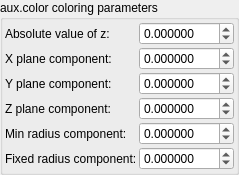
    <widget class="QGroupBox" name="groupBox_4">
     <property name="title">
      <string>aux.color coloring parameters</string>
     </property>
     <layout class="QGridLayout" name="gridLayout_5">
      <property name="leftMargin">
       <number>2</number>
      </property>
      <property name="topMargin">
       <number>2</number>
      </property>
      <property name="rightMargin">
       <number>2</number>
      </property>
      <property name="bottomMargin">
       <number>2</number>
      </property>
      <property name="spacing">
       <number>2</number>
      </property>
      <item row="0" column="0">
       <layout class="QGridLayout" name="gridLayout_4" columnstretch="0,1">
        <property name="spacing">
         <number>2</number>
        </property>
        <item row="4" column="0">
         <widget class="QLabel" name="label_28">
          <property name="text">
           <string>Min radius component:</string>
          </property>
         </widget>
        </item>
        <item row="2" column="0">
         <widget class="QLabel" name="label_26">
          <property name="text">
           <string>Y plane component:</string>
          </property>
         </widget>
        </item>
        <item row="1" column="1">
         <widget class="MyDoubleSpinBox" name="spinbox3_mandelbox_color_x">
          <property name="sizePolicy">
           <sizepolicy hsizetype="Minimum" vsizetype="Maximum">
            <horstretch>0</horstretch>
            <verstretch>0</verstretch>
           </sizepolicy>
          </property>
          <property name="prefix">
           <string/>
          </property>
          <property name="suffix">
           <string/>
          </property>
          <property name="decimals">
           <number>6</number>
          </property>
          <property name="minimum">
           <double>-100.000000000000000</double>
          </property>
          <property name="maximum">
           <double>100.000000000000000</double>
          </property>
          <property name="singleStep">
           <double>0.100000000000000</double>
          </property>
         </widget>
        </item>
        <item row="3" column="1">
         <widget class="MyDoubleSpinBox" name="spinbox3_mandelbox_color_z">
          <property name="sizePolicy">
           <sizepolicy hsizetype="Minimum" vsizetype="Maximum">
            <horstretch>0</horstretch>
            <verstretch>0</verstretch>
           </sizepolicy>
          </property>
          <property name="prefix">
           <string/>
          </property>
          <property name="suffix">
           <string/>
          </property>
          <property name="decimals">
           <number>6</number>
          </property>
          <property name="minimum">
           <double>-100.000000000000000</double>
          </property>
          <property name="maximum">
           <double>100.000000000000000</double>
          </property>
          <property name="singleStep">
           <double>0.100000000000000</double>
          </property>
         </widget>
        </item>
        <item row="1" column="0">
         <widget class="QLabel" name="label_25">
          <property name="text">
           <string>X plane component:</string>
          </property>
         </widget>
        </item>
        <item row="3" column="0">
         <widget class="QLabel" name="label_27">
          <property name="text">
           <string>Z plane component:</string>
          </property>
         </widget>
        </item>
        <item row="0" column="1">
         <widget class="MyDoubleSpinBox" name="spinbox_mandelbox_color_R">
          <property name="sizePolicy">
           <sizepolicy hsizetype="Minimum" vsizetype="Maximum">
            <horstretch>0</horstretch>
            <verstretch>0</verstretch>
           </sizepolicy>
          </property>
          <property name="prefix">
           <string/>
          </property>
          <property name="suffix">
           <string/>
          </property>
          <property name="decimals">
           <number>6</number>
          </property>
          <property name="minimum">
           <double>-100.000000000000000</double>
          </property>
          <property name="maximum">
           <double>100.000000000000000</double>
          </property>
          <property name="singleStep">
           <double>0.100000000000000</double>
          </property>
         </widget>
        </item>
        <item row="0" column="0">
         <widget class="QLabel" name="label_24">
          <property name="text">
           <string>Absolute value of z:</string>
          </property>
         </widget>
        </item>
        <item row="2" column="1">
         <widget class="MyDoubleSpinBox" name="spinbox3_mandelbox_color_y">
          <property name="sizePolicy">
           <sizepolicy hsizetype="Minimum" vsizetype="Maximum">
            <horstretch>0</horstretch>
            <verstretch>0</verstretch>
           </sizepolicy>
          </property>
          <property name="prefix">
           <string/>
          </property>
          <property name="suffix">
           <string/>
          </property>
          <property name="decimals">
           <number>6</number>
          </property>
          <property name="minimum">
           <double>-100.000000000000000</double>
          </property>
          <property name="maximum">
           <double>100.000000000000000</double>
          </property>
          <property name="singleStep">
           <double>0.100000000000000</double>
          </property>
         </widget>
        </item>
        <item row="5" column="0">
         <widget class="QLabel" name="label_29">
          <property name="text">
           <string>Fixed radius component:</string>
          </property>
         </widget>
        </item>
        <item row="4" column="1">
         <widget class="MyDoubleSpinBox" name="spinbox_mandelbox_color_Sp1">
          <property name="sizePolicy">
           <sizepolicy hsizetype="Minimum" vsizetype="Maximum">
            <horstretch>0</horstretch>
            <verstretch>0</verstretch>
           </sizepolicy>
          </property>
          <property name="prefix">
           <string/>
          </property>
          <property name="suffix">
           <string/>
          </property>
          <property name="decimals">
           <number>6</number>
          </property>
          <property name="minimum">
           <double>-100.000000000000000</double>
          </property>
          <property name="maximum">
           <double>100.000000000000000</double>
          </property>
          <property name="singleStep">
           <double>0.100000000000000</double>
          </property>
         </widget>
        </item>
        <item row="5" column="1">
         <widget class="MyDoubleSpinBox" name="spinbox_mandelbox_color_Sp2">
          <property name="sizePolicy">
           <sizepolicy hsizetype="Minimum" vsizetype="Maximum">
            <horstretch>0</horstretch>
            <verstretch>0</verstretch>
           </sizepolicy>
          </property>
          <property name="prefix">
           <string/>
          </property>
          <property name="suffix">
           <string/>
          </property>
          <property name="decimals">
           <number>6</number>
          </property>
          <property name="minimum">
           <double>-100.000000000000000</double>
          </property>
          <property name="maximum">
           <double>100.000000000000000</double>
          </property>
          <property name="singleStep">
           <double>0.100000000000000</double>
          </property>
         </widget>
        </item>
       </layout>
      </item>
     </layout>
    </widget>
